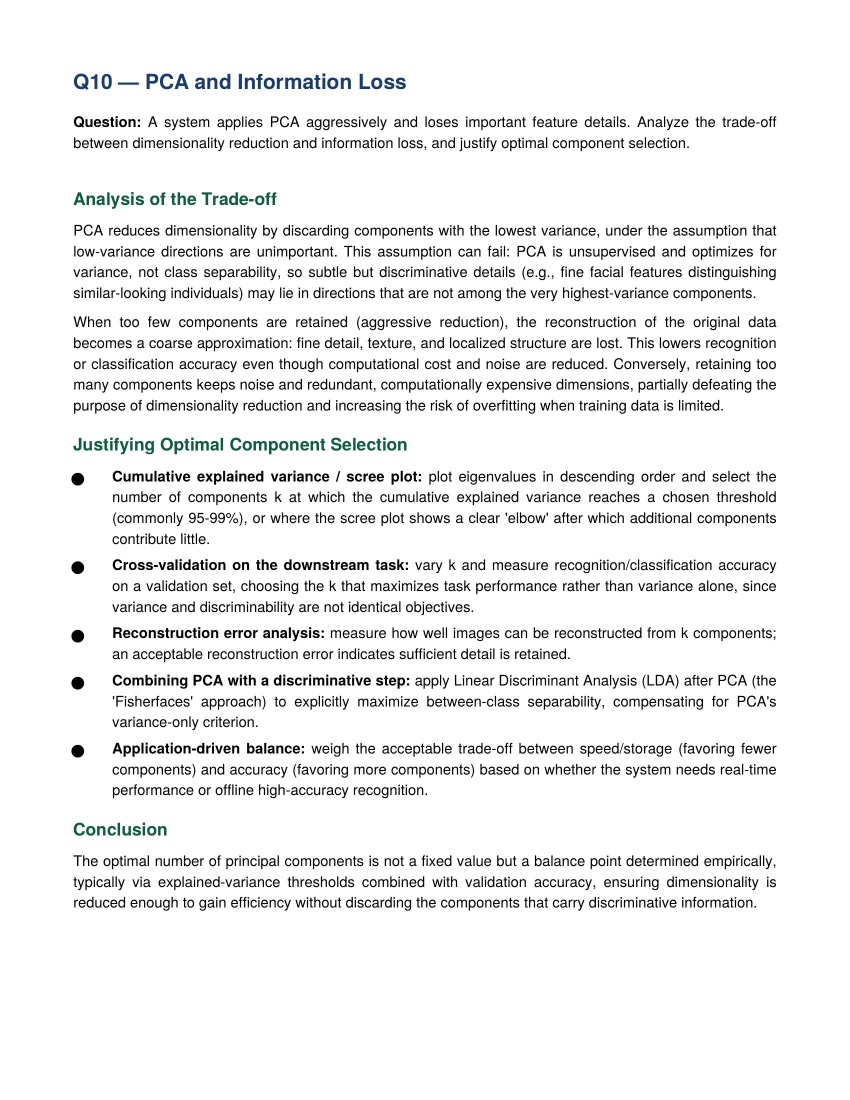
#> input picture CO3/AT2/Q10/Q10.jpg, 1700 x 2200 px (shown at 1/2 size)
$ python code.py
#> lines starting #> are read from the running program, lines starting #| are printed output that depends on the picture
# -*- coding: utf-8 -*-
"""CO3-AT2-Q10.ipynb

Automatically generated by Colab.

Original file is located at
    https://colab.research.google.com/drive/1f2yMBsb6zYI0OEsxutsFBGrrkwoOU-cY
"""

import cv2
import numpy as np
import matplotlib.pyplot as plt
from google.colab import files

# Upload image
uploaded = files.upload()
#> the answer given: Q10.jpg

# Get image name
image_name = list(uploaded.keys())[0]

# Read image in grayscale
img = cv2.imread(image_name, 0)
#> img: shape (2200, 1700); min 0, max 255, mean 239.1

# Resize image
img = cv2.resize(img, (100, 100))
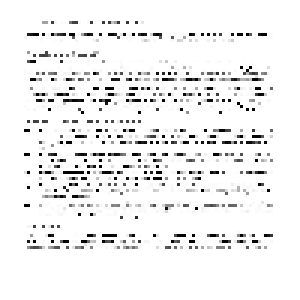
#> img: shape (100, 100) (shown 3 times larger); min 0, max 255, mean 240.3

# Convert image into a vector
data = img.astype(np.float32).reshape(1, -1)

# Create multiple samples with small variations
samples = []

for i in range(20):
    noise = np.random.normal(0, 3, data.shape)
    sample = data + noise
    samples.append(sample.flatten())
#> after the loop, samples = 20 items

samples = np.array(samples, dtype=np.float32)

# Apply PCA with maximum components
mean, eigenvectors = cv2.PCACompute(
    samples,
    mean=None,
    maxComponents=20
)

# Function to reconstruct image using selected components
def reconstruct_image(num_components):

#> called with num_components = 2
    selected_vectors = eigenvectors[:num_components]

    # Center the data
    centered = samples[0] - mean.flatten()
#> centered = 10000 values, max 10.87 at index 3118, min -11.19 at index 3679, mean -0.0653

    # Project onto selected components
    projected = np.dot(centered, selected_vectors.T)
#> projected = [51.76, -11.15]

    # Reconstruct
    reconstructed = np.dot(
        projected,
        selected_vectors
    ) + mean.flatten()
#> reconstructed = 10000 values, max 257.9 at index 5309, min -1.68 at index 7816, mean 240.3

    reconstructed = reconstructed.reshape(100, 100)

    return np.clip(reconstructed, 0, 255).astype(np.uint8)


# Reconstruct using different numbers of components
reconstructed_2 = reconstruct_image(2)
reconstructed_5 = reconstruct_image(5)
reconstructed_10 = reconstruct_image(10)
reconstructed_20 = reconstruct_image(20)

# Display results
plt.figure(figsize=(12, 8))

plt.subplot(2, 3, 1)
plt.imshow(img, cmap="gray")
plt.title("Original Image")
plt.axis("off")

plt.subplot(2, 3, 2)
plt.imshow(reconstructed_2, cmap="gray")
plt.title("2 Components")
plt.axis("off")

plt.subplot(2, 3, 3)
plt.imshow(reconstructed_5, cmap="gray")
plt.title("5 Components")
plt.axis("off")

plt.subplot(2, 3, 4)
plt.imshow(reconstructed_10, cmap="gray")
plt.title("10 Components")
plt.axis("off")

plt.subplot(2, 3, 5)
plt.imshow(reconstructed_20, cmap="gray")
plt.title("20 Components")
plt.axis("off")

plt.tight_layout()
plt.show()
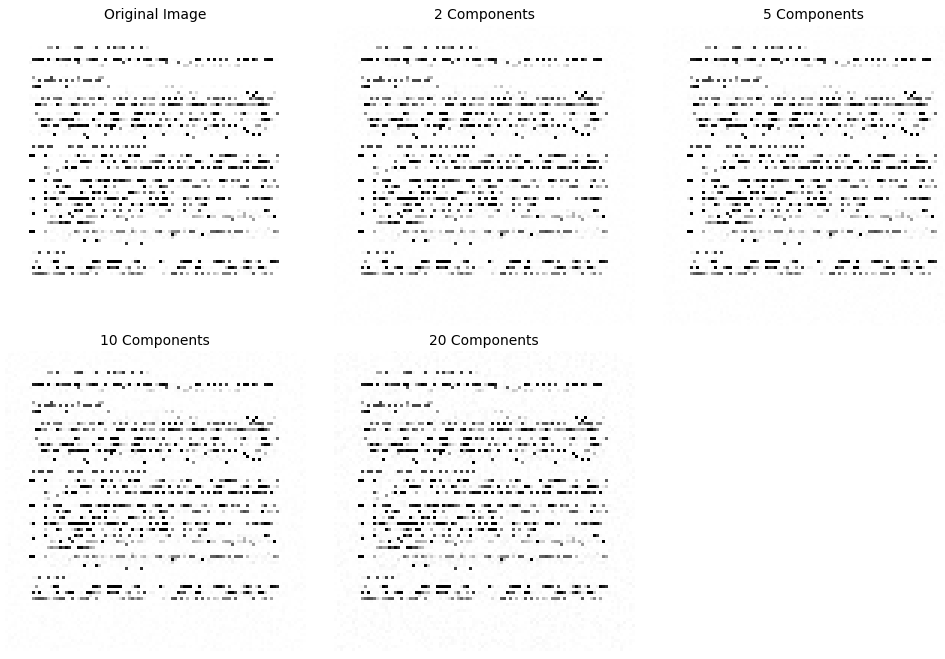
#> figure drawn by matplotlib, 5 panels

print("Original dimensions:", samples.shape[1])
#| Original dimensions: 10000
print("Maximum PCA components:", eigenvectors.shape[0])
#| Maximum PCA components: 20
